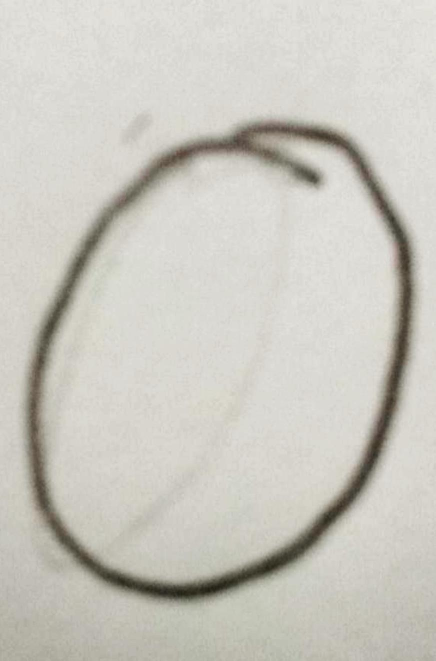
#> input picture Data_Train/0/0   (1).jpg, 871 x 1321 px, given in place of the camera (shown at 1/2 size)
$ python Prueba.py
#> lines starting #> are read from the running program, lines starting #| are printed output that depends on the picture; after the words box and inside, x2 and y2 are one past the last pixel; in counts of white or black regions, pixels touching at a corner belong together
import numpy as np
import cv2
from sklearn.externals import joblib

contMLP=0
contKNN=0
cap = cv2.VideoCapture(0)

while(1):
    ret,frame = cap.read()
#> frame is the input picture: shape (1321, 871, 3); mean B, G, R 192.1, 200, 202
    frame_resize = cv2.resize(frame,(100,100), interpolation = cv2.INTER_AREA)
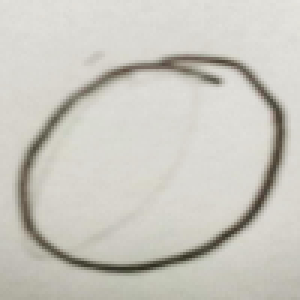
#> frame_resize: shape (100, 100, 3) (shown 3 times larger); mean B, G, R 192.1, 200, 202
    cv2.imshow("img",frame_resize)
    gray = cv2.cvtColor(frame,cv2.COLOR_BGR2GRAY)
    blur = cv2.medianBlur(gray,7)
    ret,edges = cv2.threshold(blur,0,300,cv2.THRESH_BINARY_INV + cv2.THRESH_OTSU)
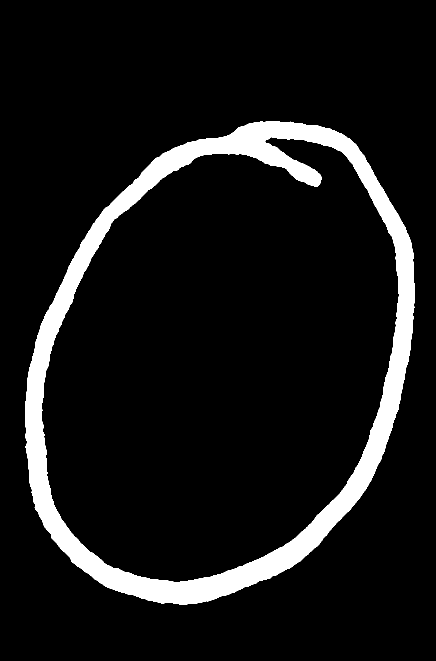
#> edges: shape (1321, 871) (shown at 1/2 size); 8.8% white; 1 white region, box (x1, y1, x2, y2) and area: (50, 242, 830, 1210) 101817
#> ret = 159
    #edges = cv2.adaptiveThreshold(blur,230,cv2.ADAPTIVE_THRESH_GAUSSIAN_C,cv2.THRESH_BINARY_INV,11,2)
    kernel = cv2.getStructuringElement(cv2.MORPH_ELLIPSE,(3,3))
    edges= cv2.morphologyEx(edges, cv2.MORPH_OPEN, kernel)
#> edges: shape (1321, 871); 8.8% white; 1 white region
    #cv2.imshow("edges",edges)
    #cv2.waitKey(0)

    drawing = np.zeros(frame.shape,np.uint8)

    contours, hierarchy = cv2.findContours(edges.copy(),cv2.RETR_EXTERNAL,cv2.CHAIN_APPROX_SIMPLE)
#> contours = 1 contour; box (x1, y1, x2, y2) and area: (50, 242, 830, 1210) 577108
    draw = cv2.drawContours(frame,contours,-1,(0,0,255),3)
    #cv2.imshow("contours",draw)
    #cv2.waitKey(0)
    for component in zip(contours,hierarchy):
        currentContour = component[0]
        x,y,w,h = cv2.boundingRect(currentContour)
        #print(x,y,w,h)
        p = cv2.arcLength(currentContour,True)
        epsilon = 0.015*p
        approx = cv2.approxPolyDP(currentContour,epsilon,True)
        lados = len(approx)
        #print(lados)
        #cv2.imshow("lados", draw)
        #cv2.waitKey(0)

        empty = np.zeros((h,w),np.uint8)
        cv2.rectangle(frame,(x,y),(x+w,y+h),(0,0,255),1)
        #print(w,h)
        roi= edges[y:y+h,x:x+w]
        empty[0:h,0:w]=roi
        #cv2.imshow("roi",roi)
        cv2.imshow("edges", edges)
        cv2.waitKey(0)
        edges = empty
        #cv2.imshow("empty", edges)
        #cv2.waitKey(0)
        img_resize = cv2.resize(edges,(100,100), interpolation = cv2.INTER_AREA)
        ret, edges_res = cv2.threshold(img_resize,0,255,cv2.THRESH_BINARY + cv2.THRESH_OTSU)
        #cv2.imshow("img_resize",img_resize)
        #cv2.waitKey(0)

        contours_2,hierarchy_2 = cv2.findContours(edges_res.copy(), cv2.RETR_EXTERNAL,cv2.CHAIN_APPROX_SIMPLE)
        hier = hierarchy[0]
        contornos=hier.shape[0]
#> this loop made 1 pass
#> (x, y, w, h, p, epsilon, lados, ret) on pass 1: (50, 242, 780, 968, 2938.6, 44.08, 8, 120)
#> pass 1, `roi= edges[y:y+h,x:x+w]`:
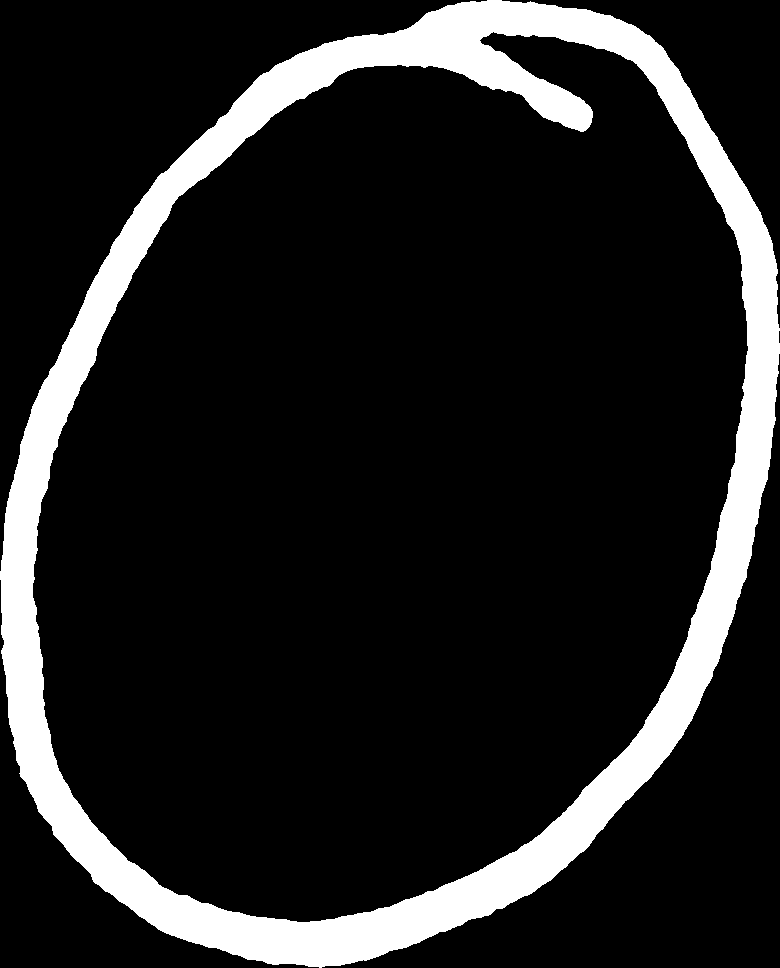
#> roi: shape (968, 780); 13.5% white; 1 white region, box (x1, y1, x2, y2) and area: (0, 0, 780, 968) 101814
#> pass 1, `img_resize = cv2.resize(edges,(100,100), interpolation = cv2.INTER_AREA)`:
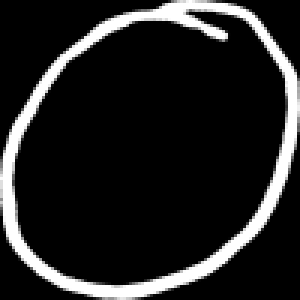
#> img_resize: shape (100, 100) (shown 3 times larger); min 0, max 255, mean 34.4
#> pass 1, `ret, edges_res = cv2.threshold(img_resize,0,255,cv2.THRESH_BINARY + cv..`:
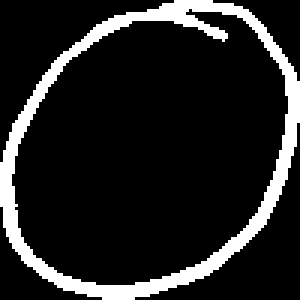
#> edges_res: shape (100, 100) (shown 3 times larger); 13.7% white; 1 white region, box (x1, y1, x2, y2) and area: (0, 0, 100, 100) 1366
#> after the loop:
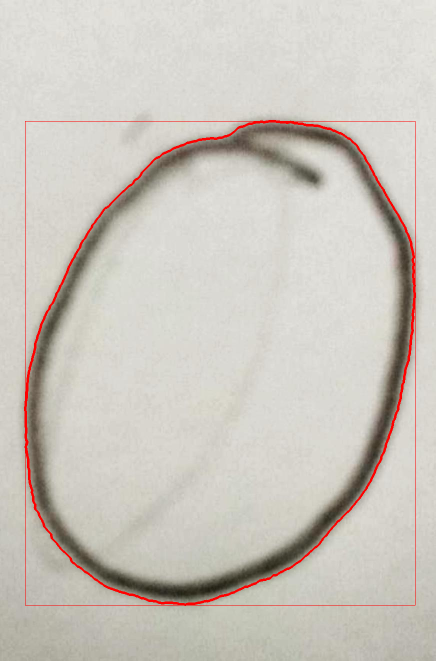
#> frame: shape (1321, 871, 3) (shown at 1/2 size); mean B, G, R 189.9, 197.7, 203.2
cv2.destroyAllWindows()

$ run again, on Data_Train/0/0   (10).jpg
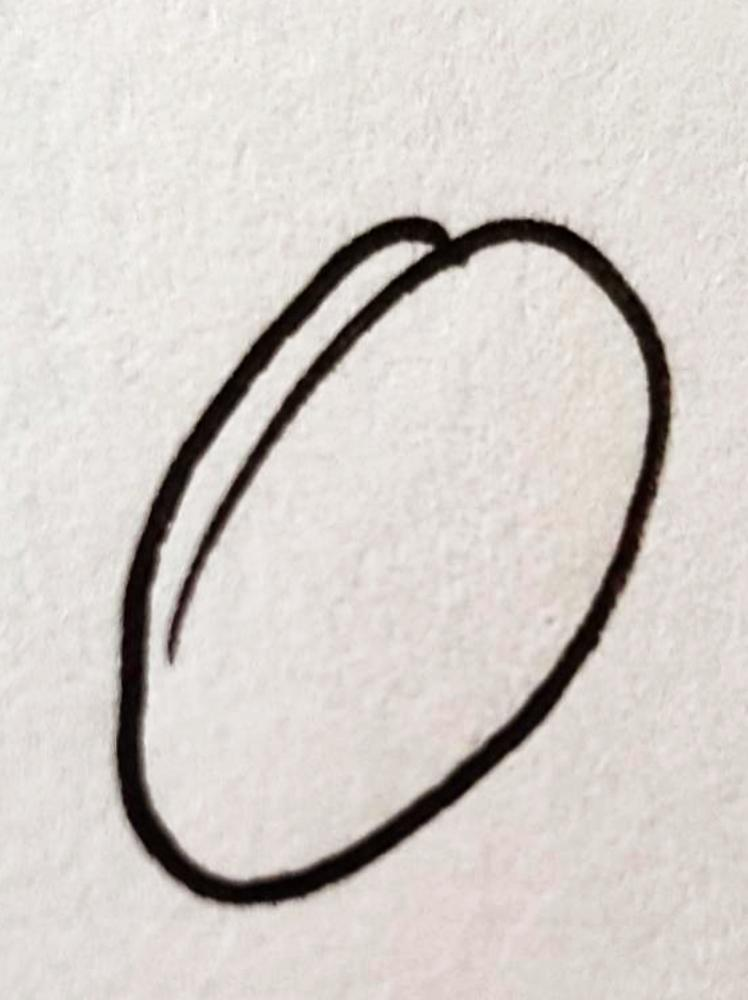
#> input picture Data_Train/0/0   (10).jpg, 748 x 1000 px, given in place of the camera
#> frame is the input picture: shape (1000, 748, 3); mean B, G, R 202.4, 206.6, 212.3
#> `ret,edges = cv2.threshold(blur,0,300,cv2.THRESH_BINARY_INV + cv2.THRES..`:
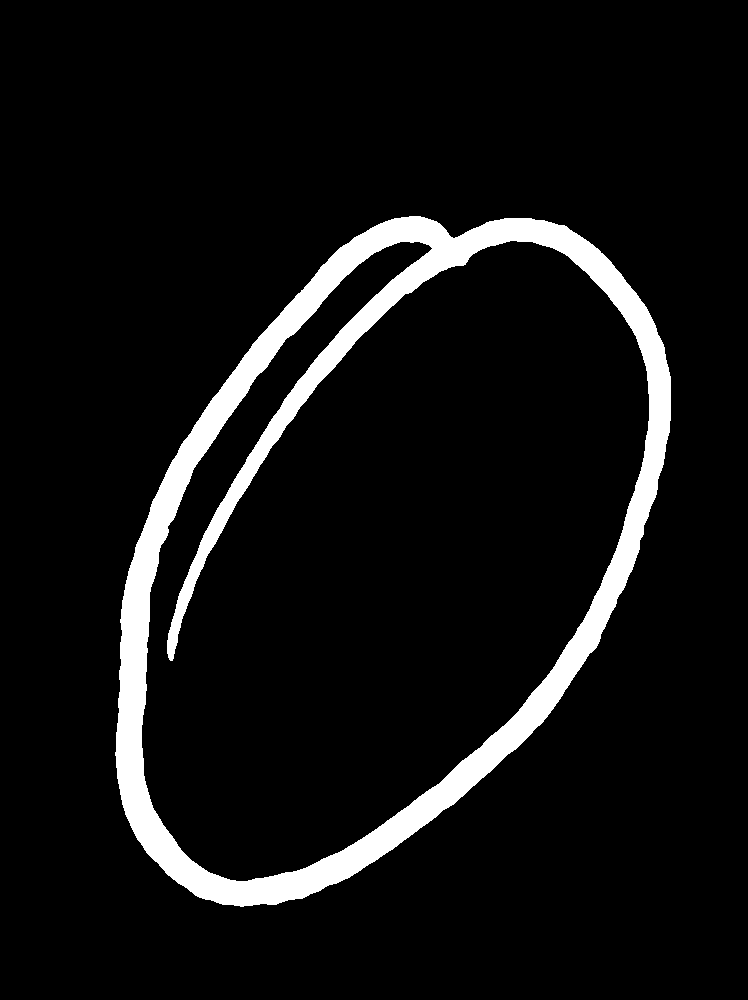
#> edges: shape (1000, 748); 7.4% white; 1 white region, box (x1, y1, x2, y2) and area: (115, 216, 671, 907) 55147
#> `ret,edges = cv2.threshold(blur,0,300,cv2.THRESH_BINARY_INV + cv2.THRES..`: ret = 127
#> contours = 1 contour; box (x1, y1, x2, y2) and area: (115, 216, 671, 907) 271032
#> the loop `for component in zip(contours,hierarchy):` made 1 pass
#> (x, y, w, h, p, epsilon, lados, ret) on pass 1: (115, 216, 556, 691, 2072.8, 31.09, 8, 119)
#> after the loop `for component in zip(contours,hierarchy):`:
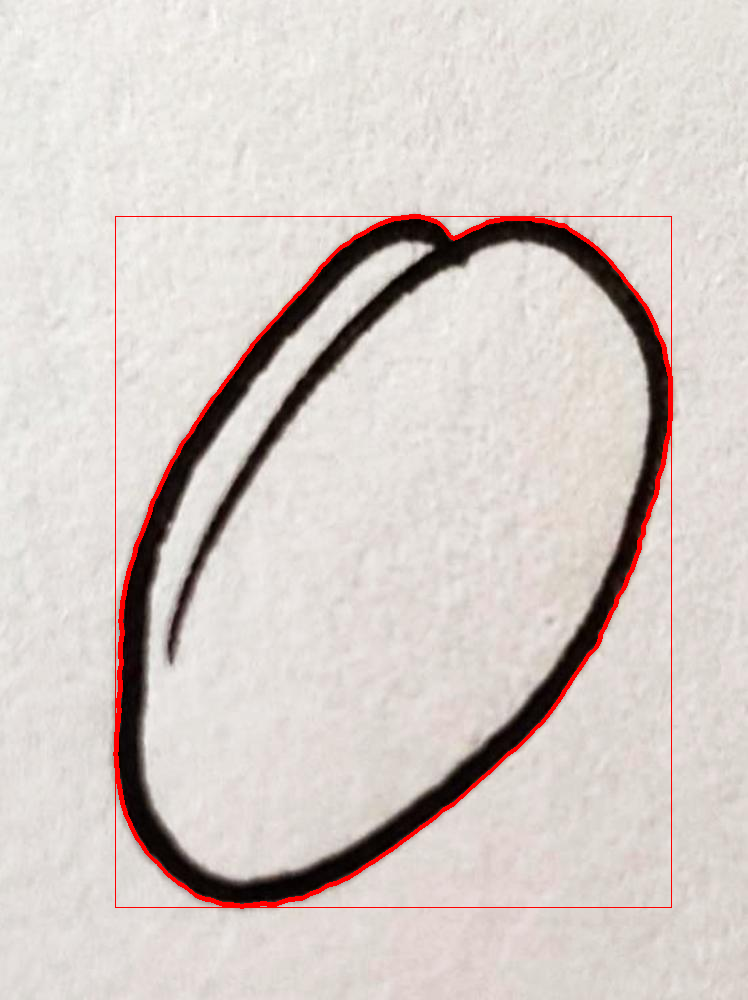
#> frame: shape (1000, 748, 3); mean B, G, R 200.5, 204.7, 214

$ run again, on Data_Train/0/0   (11).jpg
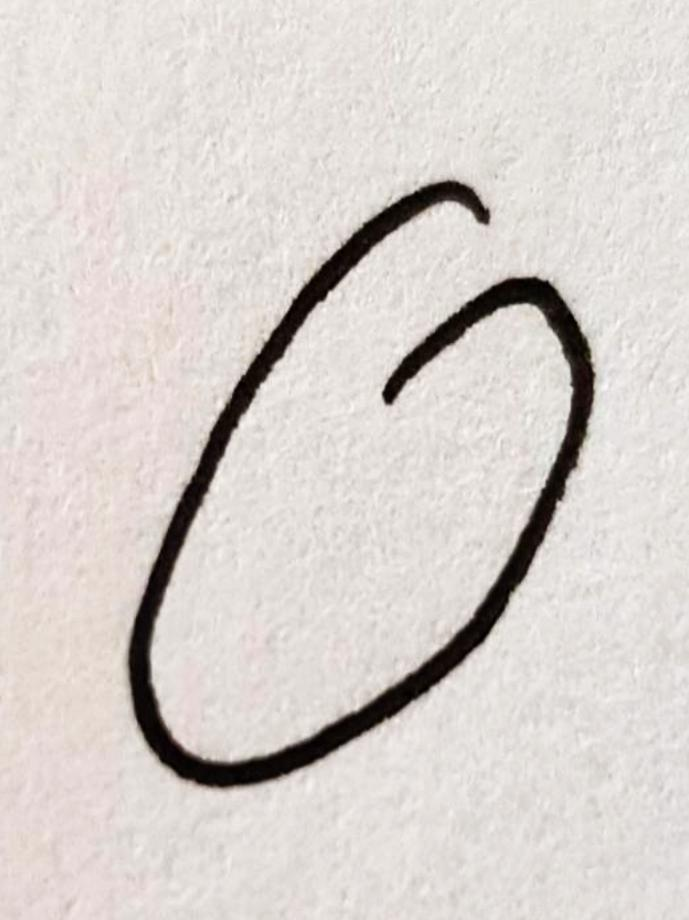
#> input picture Data_Train/0/0   (11).jpg, 689 x 920 px, given in place of the camera
#> frame is the input picture: shape (920, 689, 3); mean B, G, R 206.2, 210, 216.2
#> `ret,edges = cv2.threshold(blur,0,300,cv2.THRESH_BINARY_INV + cv2.THRES..`:
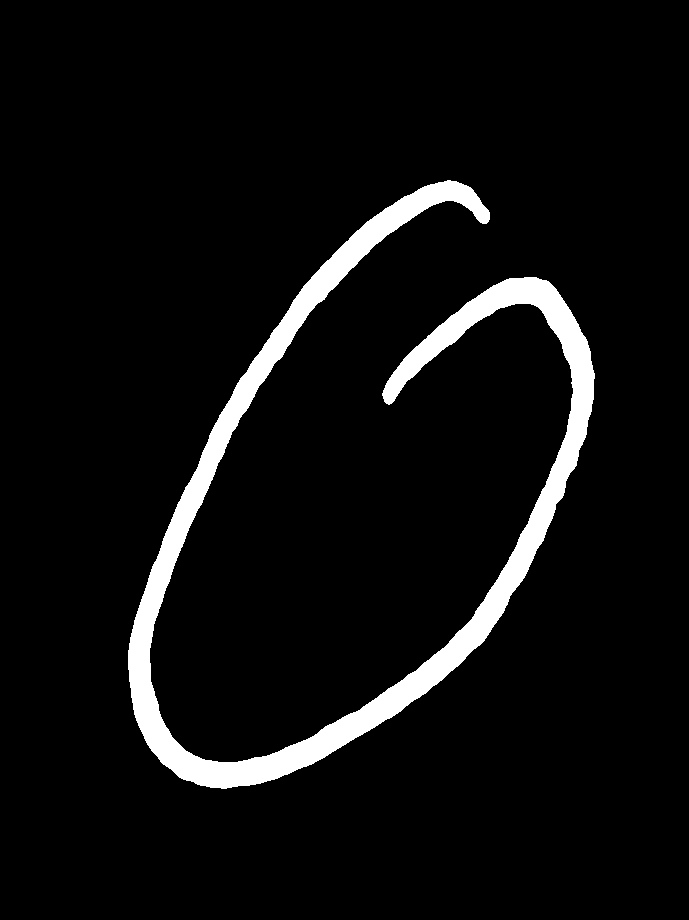
#> edges: shape (920, 689); 5.8% white; 1 white region, box (x1, y1, x2, y2) and area: (128, 180, 595, 789) 37064
#> `ret,edges = cv2.threshold(blur,0,300,cv2.THRESH_BINARY_INV + cv2.THRES..`: ret = 125
#> contours = 1 contour; box (x1, y1, x2, y2) and area: (128, 180, 595, 789) 35590
#> the loop `for component in zip(contours,hierarchy):` made 1 pass
#> (x, y, w, h, p, epsilon, lados, ret) on pass 1: (128, 180, 467, 609, 3558.9, 53.38, 14, 119)
#> after the loop `for component in zip(contours,hierarchy):`:
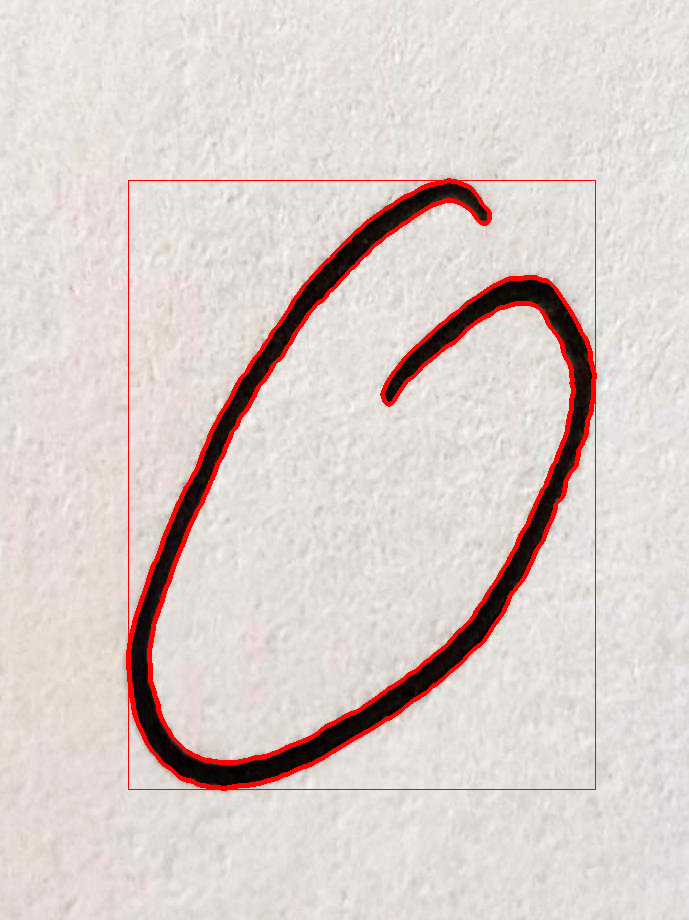
#> frame: shape (920, 689, 3); mean B, G, R 203.2, 206.9, 219.6

$ run again, on Data_Train/0/0   (12).jpg
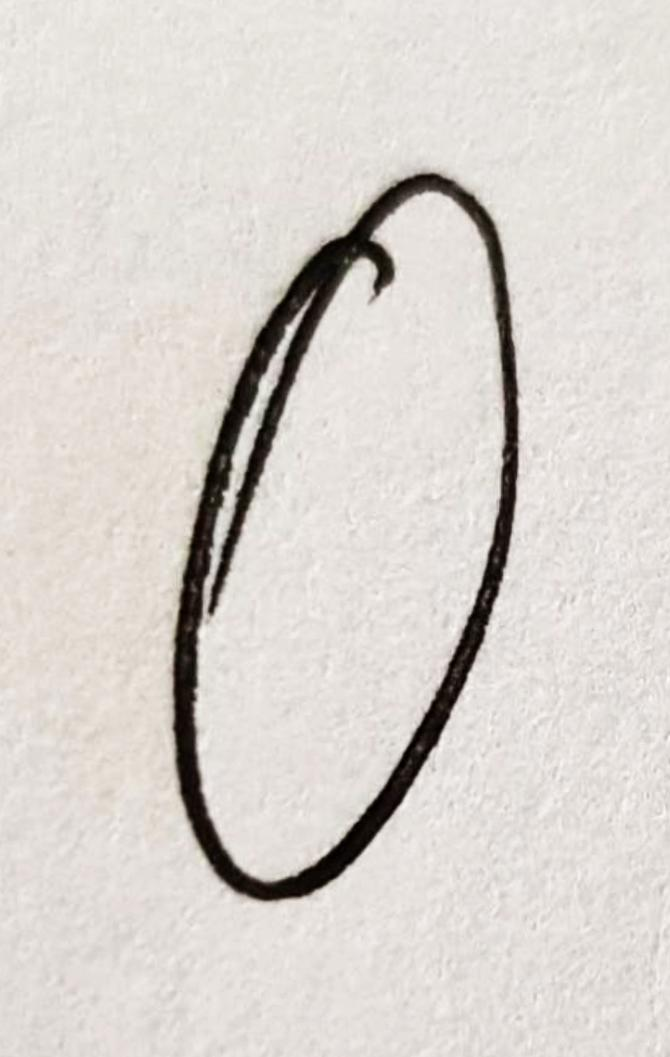
#> input picture Data_Train/0/0   (12).jpg, 670 x 1057 px, given in place of the camera
#> frame is the input picture: shape (1057, 670, 3); mean B, G, R 207.4, 212.1, 217.3
#> `ret,edges = cv2.threshold(blur,0,300,cv2.THRESH_BINARY_INV + cv2.THRES..`:
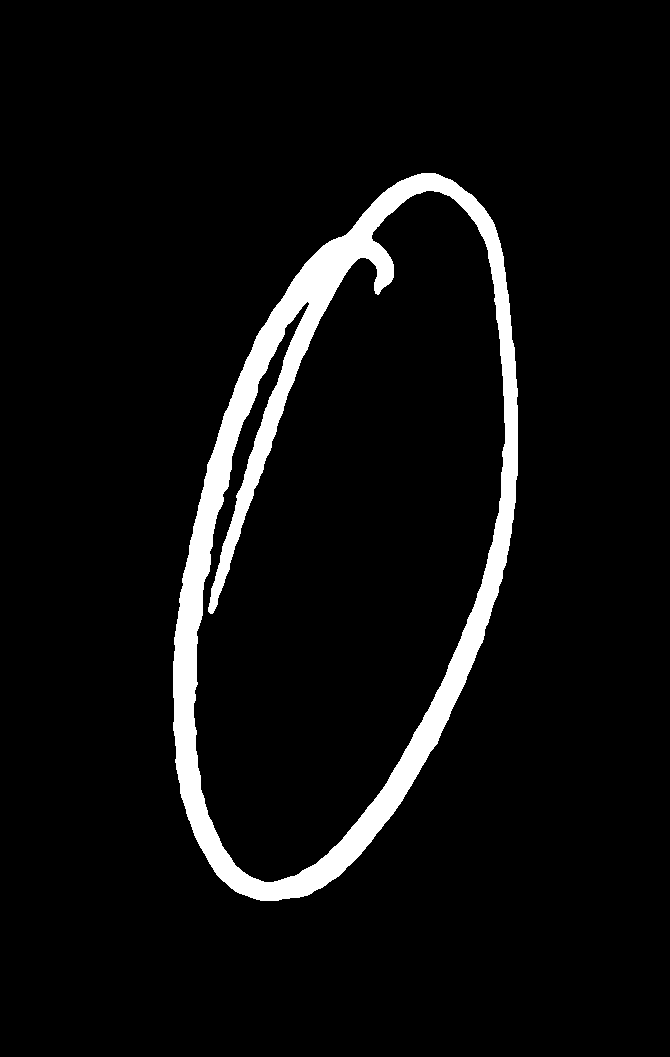
#> edges: shape (1057, 670); 5.7% white; 1 white region, box (x1, y1, x2, y2) and area: (173, 173, 518, 901) 40437
#> `ret,edges = cv2.threshold(blur,0,300,cv2.THRESH_BINARY_INV + cv2.THRES..`: ret = 129
#> contours = 1 contour; box (x1, y1, x2, y2) and area: (173, 173, 518, 901) 178172
#> the loop `for component in zip(contours,hierarchy):` made 1 pass
#> (x, y, w, h, p, epsilon, lados, ret) on pass 1: (173, 173, 345, 728, 1821.9, 27.33, 8, 121)
#> after the loop `for component in zip(contours,hierarchy):`:
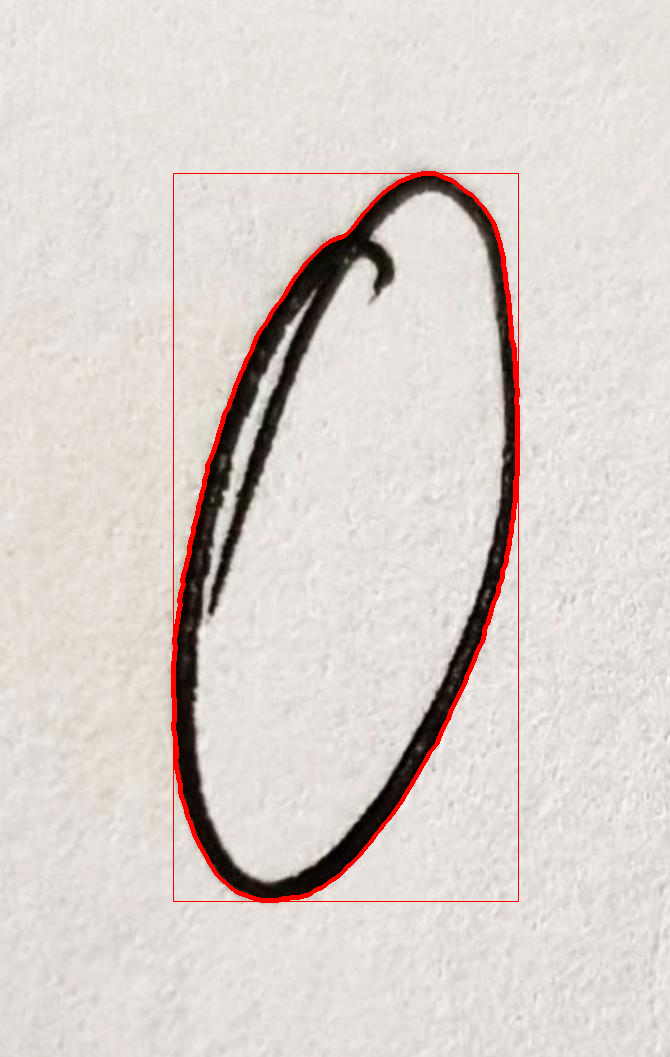
#> frame: shape (1057, 670, 3); mean B, G, R 205.7, 210.3, 219
